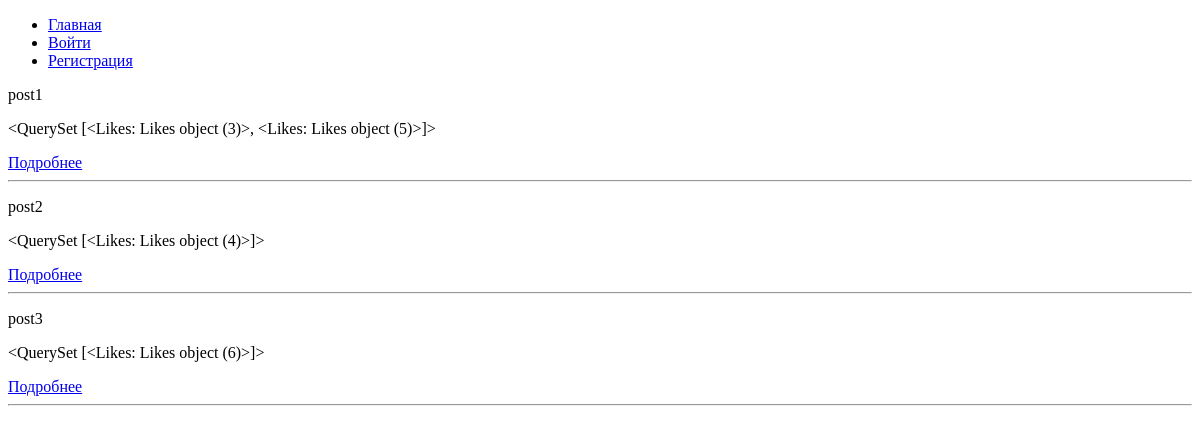
The app's page /, older data.
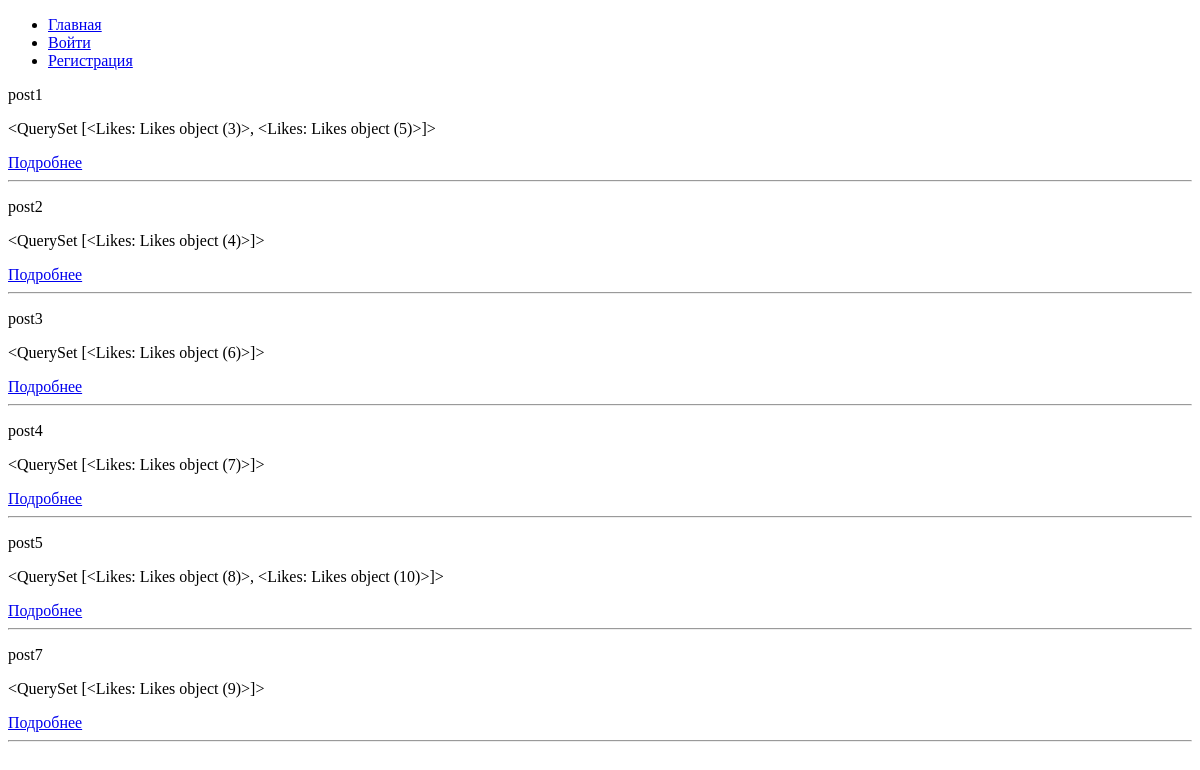
The same page, newer data.
### mainapp/models.py (models this page shows, shortened)
class Post(models.Model):
    name = models.CharField(verbose_name='Название', max_length=256)
    text = models.TextField(verbose_name='Текст')
    img = models.ImageField(verbose_name='Картинка', upload_to="post_img", blank=True)
    time = models.TimeField(verbose_name='Время добавления/обновления', auto_now=True, auto_now_add=False)
    user = models.ForeignKey(get_user_model(), on_delete=models.CASCADE, verbose_name='Пользователь')
    is_active = models.BooleanField(verbose_name='Активный', default=True)

class Likes(models.Model):
    user = models.ForeignKey(get_user_model(), on_delete=models.CASCADE, verbose_name='Пользователь')
    post = models.ForeignKey(Post, on_delete=models.CASCADE, verbose_name='Пост')
    class Meta:
        unique_together = ("user", "post")

### mainapp/views.py (the view)
# urls.py: path("", views.PostList.as_view(), name="post_list"),
class PostList(ListView):
    model = Post
    def get_queryset(self):
        return self.model.objects.filter(is_active=True)

### mainapp/templates/mainapp/post_list.html
{% extends "mainapp/root.html"%}
{% block content %}
    {% include "mainapp/includes/inc__menu.html" %}
    {% for post in object_list %}
        <p>{{ post.name }}</p>
        <p>{{ post.likes_set.all }}</p>
        <a href="{% url 'mainapp:post' pk=post.pk %}">Подробнее</a>
        <hr>
    {% endfor %}
{% endblock %}

Row changes from the older to the newer data that the page shows:
added Post: name "post4", likes_set.all "<QuerySet [<Likes: Likes object (7)>]>"
added Post: name "post5", likes_set.all "<QuerySet [<Likes: Likes object (8)>, <Likes: Likes object (10)>]>"
added Post: name "post7", likes_set.all "<QuerySet [<Likes: Likes object (9)>]>"
